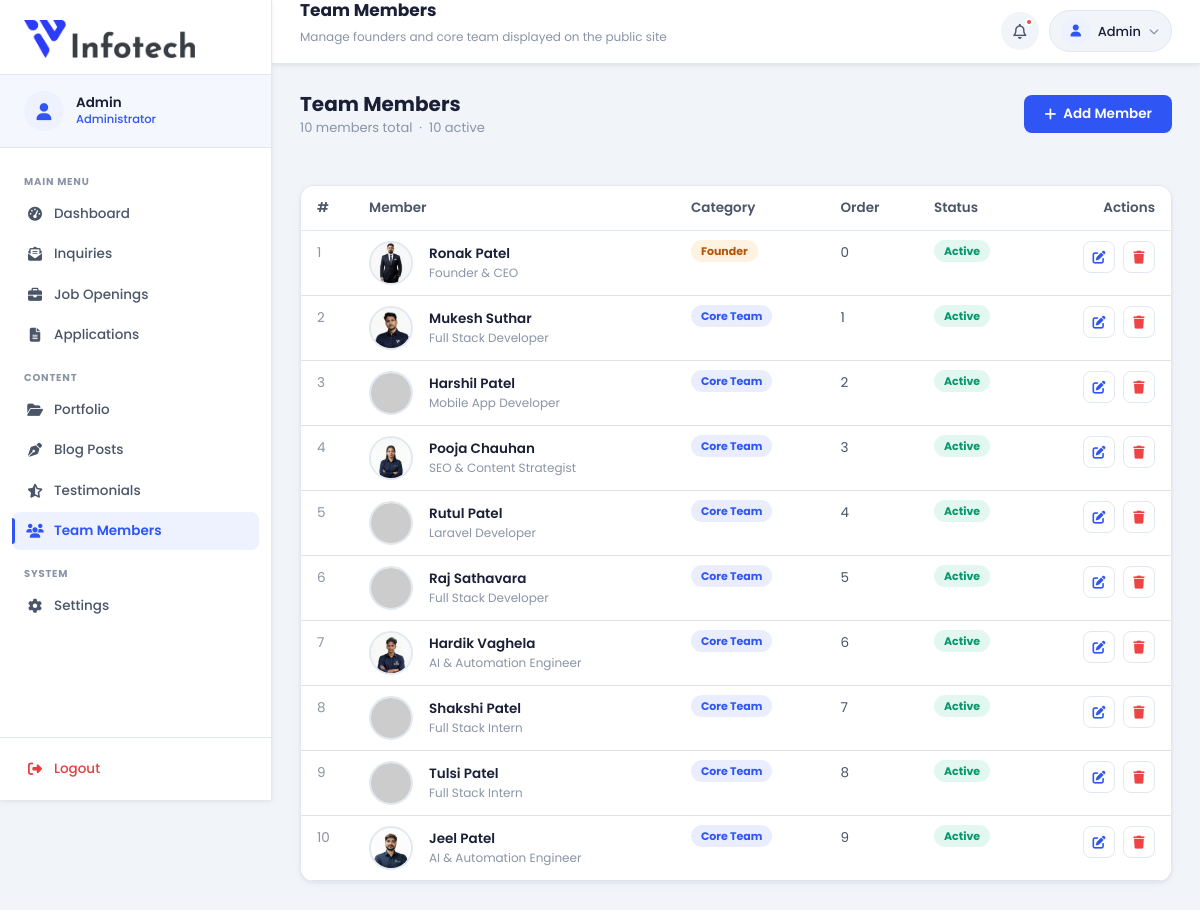
Screenshot of /admin/team (signed in) with the database file from the repository.
### app.py (models this page shows, shortened)
class AdminUser(UserMixin, db.Model):
    __tablename__ = 'admin_users'
    id = db.Column(db.Integer, primary_key=True)
    username = db.Column(db.String(80), unique=True, nullable=False)
    password_hash = db.Column(db.String(256), nullable=False)

class TeamMember(db.Model):
    __tablename__ = 'team_members'
    id             = db.Column(db.Integer, primary_key=True)
    name           = db.Column(db.String(120), nullable=False)
    role           = db.Column(db.String(120), nullable=False)
    category       = db.Column(db.String(30),  nullable=False, default='Core Team')  # 'Founder' | 'Core Team'
    bio            = db.Column(db.Text,         nullable=True)
    image_filename = db.Column(db.String(512),  nullable=False, default='images/team/member.jpg')
    linkedin_url   = db.Column(db.String(512),  nullable=True)
    twitter_url    = db.Column(db.String(512),  nullable=True)
    display_order  = db.Column(db.Integer,      nullable=False, default=0)
    is_active      = db.Column(db.Boolean,      nullable=False, default=True)

### app.py (the view)
@app.route('/admin/team')
@login_required
def admin_team():
    members = TeamMember.query.order_by(
        TeamMember.category.desc(), TeamMember.display_order.asc()
    ).all()
    return render_template('admin/team.html', members=members)

### app.py (called while the page is built)
def get_site_settings():
    rows = SiteSettings.query.all()
    result = dict(_SETTINGS_DEFAULTS)
    for row in rows:
        result[row.key] = row.value or ''
    return result

@app.context_processor
def inject_site_settings():
    try:
        return {'site': get_site_settings()}
    except Exception:
        return {'site': dict(_SETTINGS_DEFAULTS)}

@login_manager.user_loader
def load_user(user_id):
    return db.session.get(AdminUser, int(user_id))

@app.context_processor
def inject_globals():
    return {'now': datetime.utcnow()}

### templates/admin/team.html (shortened to what this page needs)
{% extends 'admin/base.html' %}
{% block topbar_title %}Team Members{% endblock %}
{% block topbar_sub %}Manage founders and core team displayed on the public site{% endblock %}
{% block content %}
<div class="page-header-bar">
    <div>
        <h1>Team Members</h1>
        <p>{{ members | length }} member{{ 's' if members | length != 1 else '' }} total &nbsp;&middot;&nbsp;
           {{ members | selectattr('is_active') | list | length }} active</p>
    </div>
    <button class="btn-add" data-bs-toggle="modal" data-bs-target="#addModal">
        <i class="fa-solid fa-plus"></i> Add Member
    </button>
</div>
<div class="card" style="border-radius:var(--radius); border:1px solid var(--border); box-shadow:var(--shadow-sm); overflow:hidden;">
    <div class="table-responsive">
        <table class="table table-hover mb-0" style="font-size:13.5px;">
            <thead style="background:var(--bg-gray); border-bottom:1px solid var(--border);">
                <tr>
                    <th style="padding:12px 16px; font-weight:600; color:var(--text-mid); width:52px;">#</th>
                    <th style="padding:12px 16px; font-weight:600; color:var(--text-mid);">Member</th>
                    <th style="padding:12px 16px; font-weight:600; color:var(--text-mid);">Category</th>
                    <th style="padding:12px 16px; font-weight:600; color:var(--text-mid);">Order</th>
                    <th style="padding:12px 16px; font-weight:600; color:var(--text-mid);">Status</th>
                    <th style="padding:12px 16px; font-weight:600; color:var(--text-mid); text-align:right;">Actions</th>
                </tr>
            </thead>
            <tbody>
            {% for m in members %}
                <tr>
                    <td style="padding:12px 16px; color:var(--text-muted);">{{ m.id }}</td>
                    <td style="padding:10px 16px;">
                        <div class="d-flex align-items-center gap-3">
                            <img src="{{ url_for('static', filename=m.image_filename) }}"
                                 alt="{{ m.name }}"
                                 class="member-avatar"
                                 onerror="this.src='https://ui-avatars.com/api/?name={{ m.name | urlencode }}&background=e8edfb&color=2F55F4&size=44'">
                            <div>
                                <div style="font-weight:600; color:var(--text-dark);">{{ m.name }}</div>
                                <div style="font-size:12px; color:var(--text-muted);">{{ m.role }}</div>
                            </div>
                        </div>
                    </td>
                    <td style="padding:12px 16px;">
                        {% if m.category == 'Founder' %}
                            <span class="badge-founder">Founder</span>
                        {% else %}
                            <span class="badge-core-team">Core Team</span>
                        {% endif %}
                    </td>
                    <td style="padding:12px 16px; color:var(--text-mid);">{{ m.display_order }}</td>
                    <td style="padding:12px 16px;">
                        {% if m.is_active %}
                            <span class="pill-active">Active</span>
                        {% else %}
                            <span class="pill-inactive">Inactive</span>
                        {% endif %}
                    </td>
                    <td style="padding:10px 16px; text-align:right;">
                        <div class="d-flex gap-2 justify-content-end">
                            <button type="button"
                                    class="btn-icon btn-icon--edit js-edit-btn"
                                    title="Edit"
                                    data-id="{{ m.id }}"
                                    data-name="{{ m.name | e }}"
                                    data-role="{{ m.role | e }}"
                                    data-category="{{ m.category | e }}"
                                    data-bio="{{ (m.bio or '') | e }}"
                                    data-img="{{ m.image_filename | e }}"
                                    data-linkedin="{{ (m.linkedin_url or '') | e }}"
                                    data-twitter="{{ (m.twitter_url or '') | e }}"
                                    data-order="{{ m.display_order }}"
                                    data-active="{{ 'true' if m.is_active else 'false' }}">
                                <i class="fa-solid fa-pen-to-square"></i>
                            </button>
                            <button type="button"
                                    class="btn-icon btn-icon--del js-del-btn"
                                    title="Delete"
                                    data-id="{{ m.id }}"
                                    data-name="{{ m.name | e }}">
                                <i class="fa-solid fa-trash"></i>
                            </button>
                        </div>
                    </td>
                </tr>
            {% endfor %}
            </tbody>
        </table>
    </div>
</div>
{% endblock %}

### templates/admin/base.html (shortened to what this page needs)
﻿<!DOCTYPE html>
<html lang="en">
<head>
    <link rel="stylesheet" href="https://cdnjs.cloudflare.com/ajax/libs/font-awesome/6.5.1/css/all.min.css">
    <link href="https://cdn.jsdelivr.net/npm/bootstrap@5.3.3/dist/css/bootstrap.min.css" rel="stylesheet">
    <link rel="stylesheet" href="{{ url_for('static', filename='css/admin.css') }}">
</head>
<body class="admin-body">
    <aside class="sidebar" id="sidebar">
        <div class="sidebar__brand">
            <a href="/" target="_blank" class="sidebar__logo-link">
                <img src="{{ url_for('static', filename='images/logo.png') }}" alt="IV Infotech">
            </a>
        </div>
        <div class="sidebar__profile">
            <div class="sidebar__avatar">
                <i class="fa-solid fa-user"></i>
            </div>
            <div class="sidebar__profile-info">
                <span class="sidebar__profile-name">{{ current_user.username | capitalize }}</span>
                <span class="sidebar__profile-role">Administrator</span>
            </div>
        </div>
        <nav class="sidebar__nav">
            <span class="sidebar__section-label">Main Menu</span>
            <a href="{{ url_for('admin_dashboard') }}"
               class="sidebar__link {% if request.endpoint == 'admin_dashboard' %}sidebar__link--active{% endif %}">
                <i class="fa-solid fa-gauge-high"></i><span>Dashboard</span>
            </a>
            <a href="{{ url_for('admin_inquiries') }}"
               class="sidebar__link {% if request.endpoint == 'admin_inquiries' %}sidebar__link--active{% endif %}">
                <i class="fa-solid fa-envelope-open-text"></i><span>Inquiries</span>
            </a>
            <a href="{{ url_for('admin_jobs') }}"
               class="sidebar__link {% if request.endpoint == 'admin_jobs' %}sidebar__link--active{% endif %}">
                <i class="fa-solid fa-briefcase"></i><span>Job Openings</span>
            </a>
            <a href="{{ url_for('admin_applications') }}"
               class="sidebar__link {% if request.endpoint == 'admin_applications' %}sidebar__link--active{% endif %}">
                <i class="fa-solid fa-file-lines"></i><span>Applications</span>
            </a>
            <span class="sidebar__section-label">Content</span>
            <a href="{{ url_for('admin_portfolio') }}"
               class="sidebar__link {% if request.endpoint in ['admin_portfolio','admin_portfolio_add','admin_portfolio_edit','admin_portfolio_build'] %}sidebar__link--active{% endif %}">
                <i class="fa-solid fa-folder-open"></i><span>Portfolio</span>
            </a>
            <a href="{{ url_for('admin_blog') }}"
               class="sidebar__link {% if request.endpoint in ['admin_blog','admin_blog_add','admin_blog_edit'] %}sidebar__link--active{% endif %}">
                <i class="fa-solid fa-pen-nib"></i><span>Blog Posts</span>
            </a>
            <a href="{{ url_for('admin_testimonials') }}"
               class="sidebar__link {% if request.endpoint == 'admin_testimonials' %}sidebar__link--active{% endif %}">
                <i class="fa-solid fa-star-half-stroke"></i><span>Testimonials</span>
            </a>
            <a href="{{ url_for('admin_team') }}"
               class="sidebar__link {% if request.endpoint in ['admin_team','admin_team_add','admin_team_edit','admin_team_delete'] %}sidebar__link--active{% endif %}">
                <i class="fa-solid fa-users"></i><span>Team Members</span>
            </a>
            <span class="sidebar__section-label">System</span>
            <a href="{{ url_for('admin_settings') }}"
               class="sidebar__link {% if request.endpoint == 'admin_settings' %}sidebar__link--active{% endif %}">
                <i class="fa-solid fa-gear"></i><span>Settings</span>
            </a>
        </nav>
        <div class="sidebar__footer">
            <a href="{{ url_for('admin_logout') }}" class="sidebar__link sidebar__link--logout">
                <i class="fa-solid fa-right-from-bracket"></i><span>Logout</span>
            </a>
        </div>
    </aside>
    <div class="main-wrap">
        <header class="topbar">
            {% block topbar_greeting %}
            <div class="topbar__greeting">
                <h1 class="topbar__title">{% block topbar_title %}Admin Panel{% endblock %}</h1>
                <p class="topbar__sub">{% block topbar_sub %}{% endblock %}</p>
            </div>
            {% endblock %}
            <div class="topbar__actions">
                <button class="topbar__icon-btn" title="Notifications" aria-label="Notifications">
                    <i class="fa-regular fa-bell"></i>
                    <span class="topbar__notif-dot"></span>
                </button>
                <div class="topbar__profile-wrap">
                    <button class="topbar__profile-btn" id="profileDropBtn">
                        <div class="topbar__profile-avatar">
                            <i class="fa-solid fa-user"></i>
                        </div>
                        <span class="topbar__profile-name">{{ current_user.username | capitalize }}</span>
                        <i class="fa-solid fa-chevron-down"></i>
                    </button>
                </div>
            </div>
        </header>
        <main class="content">
            {% block content %}{% endblock %}
        </main>
    </div>
</body>
</html>

### templates/admin/team.html (style rules this page uses)
.page-header-bar { display: flex; align-items: center; justify-content: space-between; flex-wrap: wrap; gap: 12px; margin-bottom: 24px; }
.page-header-bar h1 { font-size: 20px; font-weight: 700; color: var(--text-dark); margin: 0; }
.page-header-bar p { font-size: 13px; color: var(--text-muted); margin: 2px 0 0; }
.btn-add { display: inline-flex; align-items: center; gap: 7px; padding: 9px 20px; background: var(--primary-blue); color: #fff; border-radius: var(--radius-sm); font-size: 13.5px; font-weight: 600; border: none; cursor: pointer; transition: background .2s; }
.member-avatar { width: 44px; height: 44px; border-radius: 50%; object-fit: cover; object-position: top center; border: 2px solid var(--border); }
.badge-founder { background: rgba(245,158,11,.12); color: #b45309; font-size: 11px; font-weight: 700; padding: 3px 10px; border-radius: 50px; }
.badge-core-team { background: rgba(47,85,244,.10); color: #2F55F4; font-size: 11px; font-weight: 700; padding: 3px 10px; border-radius: 50px; }
.pill-active { background: rgba(16,185,129,.12); color: #059669; font-size: 11px; font-weight: 700; padding: 3px 10px; border-radius: 50px; }
.btn-icon { display: inline-flex; align-items: center; justify-content: center; width: 32px; height: 32px; border-radius: var(--radius-sm); border: 1px solid var(--border); background: var(--bg-white); color: var(--text-mid); font-size: 13px; cursor: pointer; transition: all .18s; text-decoration: none; }
.btn-icon.btn-icon--edit { color: #2F55F4; }
.btn-icon.btn-icon--del { color: #ef4444; }

### rows the page displays
AdminUser: username "Admin"
TeamMember: id "1", image_filename (picture), name "Ronak Patel", role "Founder & CEO", category "Founder", display_order "0", is_active "Active"
TeamMember: id "2", image_filename (picture), name "Mukesh Suthar", role "Full Stack Developer", category "Core Team", display_order "1", is_active "Active"
TeamMember: id "3", name "Harshil Patel", role "Mobile App Developer", category "Core Team", display_order "2", is_active "Active"
TeamMember: id "4", image_filename (picture), name "Pooja Chauhan", role "SEO & Content Strategist", category "Core Team", display_order "3", is_active "Active"
TeamMember: id "5", name "Rutul Patel", role "Laravel Developer", category "Core Team", display_order "4", is_active "Active"
TeamMember: id "6", name "Raj Sathavara", role "Full Stack Developer", category "Core Team", display_order "5", is_active "Active"
TeamMember: id "7", image_filename (picture), name "Hardik Vaghela", role "AI & Automation Engineer", category "Core Team", display_order "6", is_active "Active"
TeamMember: id "8", name "Shakshi Patel", role "Full Stack Intern", category "Core Team", display_order "7", is_active "Active"
TeamMember: id "9", name "Tulsi Patel", role "Full Stack Intern", category "Core Team", display_order "8", is_active "Active"
TeamMember: id "10", image_filename (picture), name "Jeel Patel", role "AI & Automation Engineer", category "Core Team", display_order "9", is_active "Active"

### other values shown
{{ members | length }} "10"
{{ 's' if members | length != 1 else '' }} "s"
{{ members | selectattr('is_active') | list | length }} "10"
